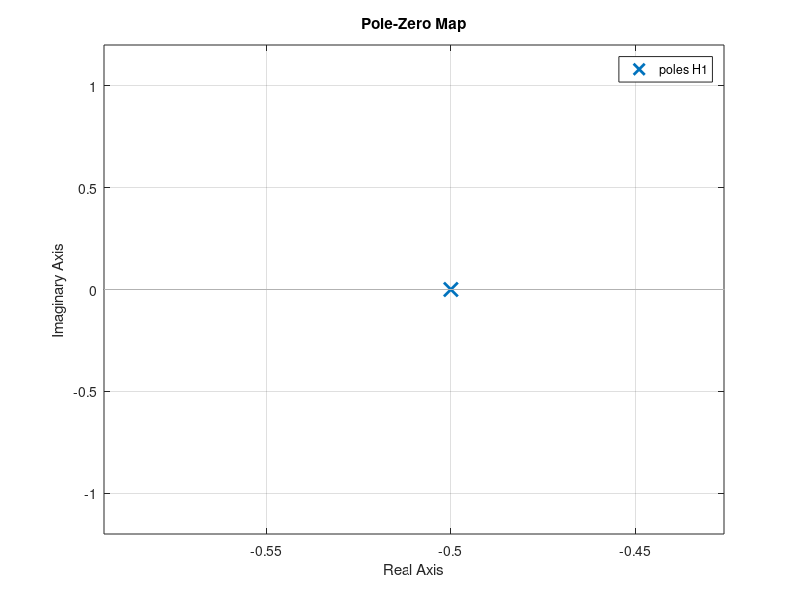
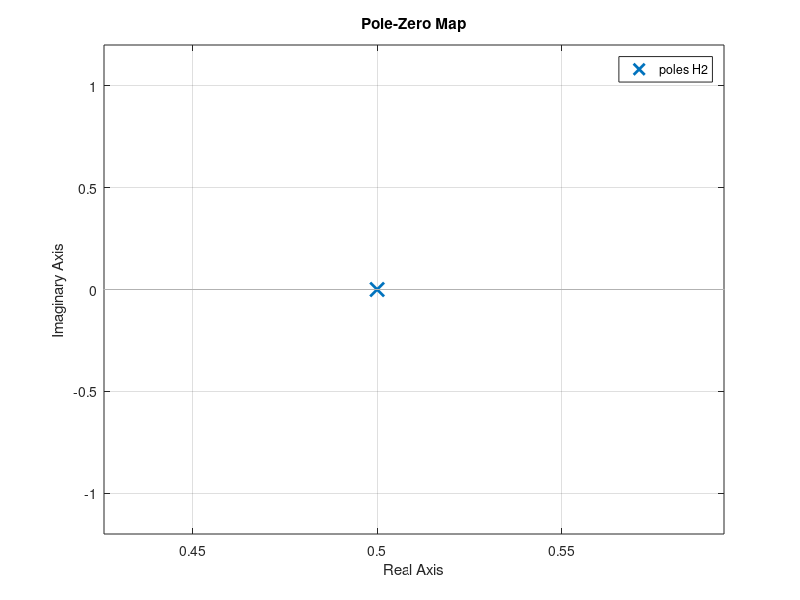
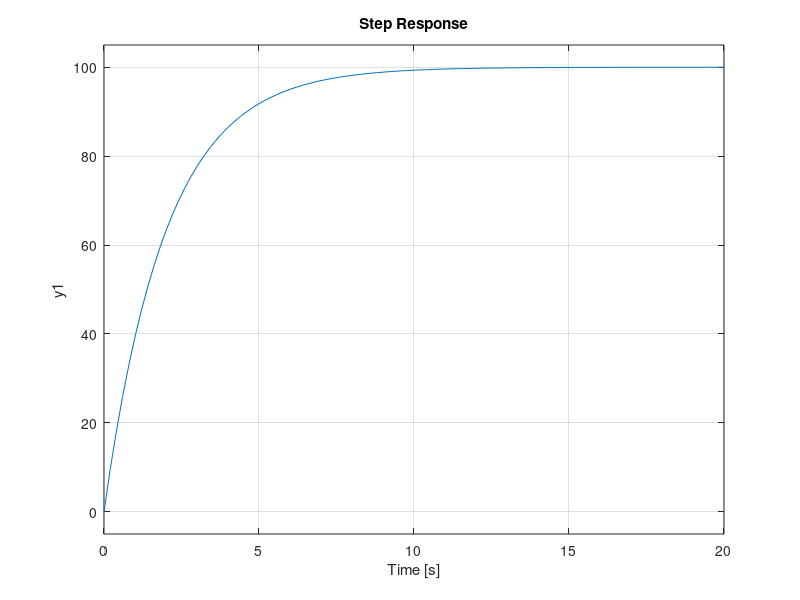
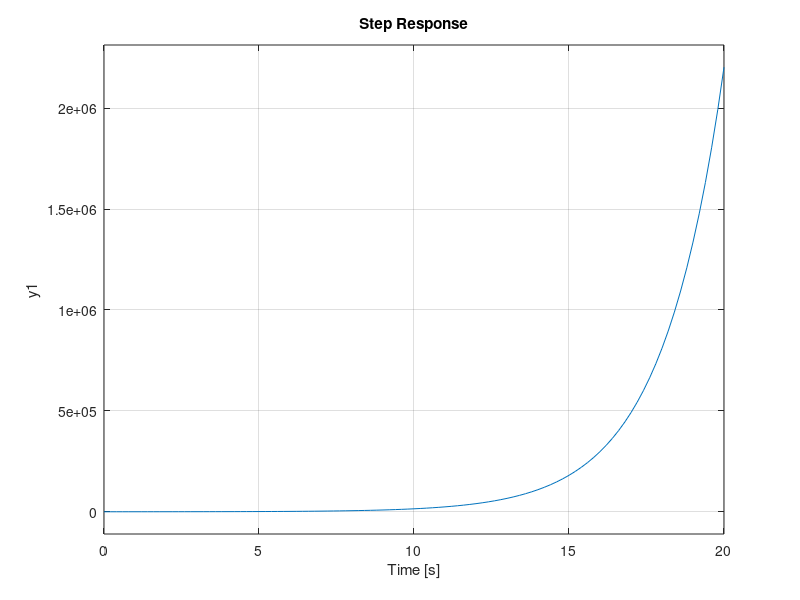

The MATLAB script that drew these images, in order:
%% ** Task 1 **

clc;
clear all;
close all;

s = tf('s'); % variabila s

% first order
k = 100;
T = 2;
H1 = k / (T * s + 1);

figure;
pzmap(H1);

disp("Polul este:");
disp(pole(H1));

if(pole(H1) < 0)
    disp("Deci sistemul este stabil.");
    
else
    disp("Deci sistemul nu este stabil.");

end

% Se observa ca in urma apelarii functii pole, dar si din graficul generat,
% ca polul functiei de transfer este -1/2. Deci putem spune ca sistemul
% este stabil.


% ** Task 2 **

s = tf('s'); % variabila s

% first order
k = 100;
T = 2;
H2 = k / (T * s - 1);

figure;
pzmap(H2);

disp("Polul este:");
disp(pole(H2));

if(pole(H2) < 0)
    disp("Deci sistemul este stabil.");

else
    disp("Deci sistemul nu este stabil.");

end

% Este suficient sa modificam semnul de la numitorul functiei de transfer
% pentru a obtine un pol pozitiv ( 1/2 ), ceea ce duce la un sistem care nu
% mai e stabil.


% ** Task 3 **

figure;
step(H1);

figure;
step(H2);

% ** Task 4 **

figure;
impulse(H1);

% ** Task 5 **

t = [0:0.01:10];
u = zeros(1, length(t));

for i=1:length(t)
    if((t(i) >= 0 && t(i) <= 1) || (t(i) >= 2 && t(i) <= 3) || (t(i) >= 4 && t(i) <= 5))
        u(i) = 1;
    end
end

figure;
lsim(u, H1, t);
